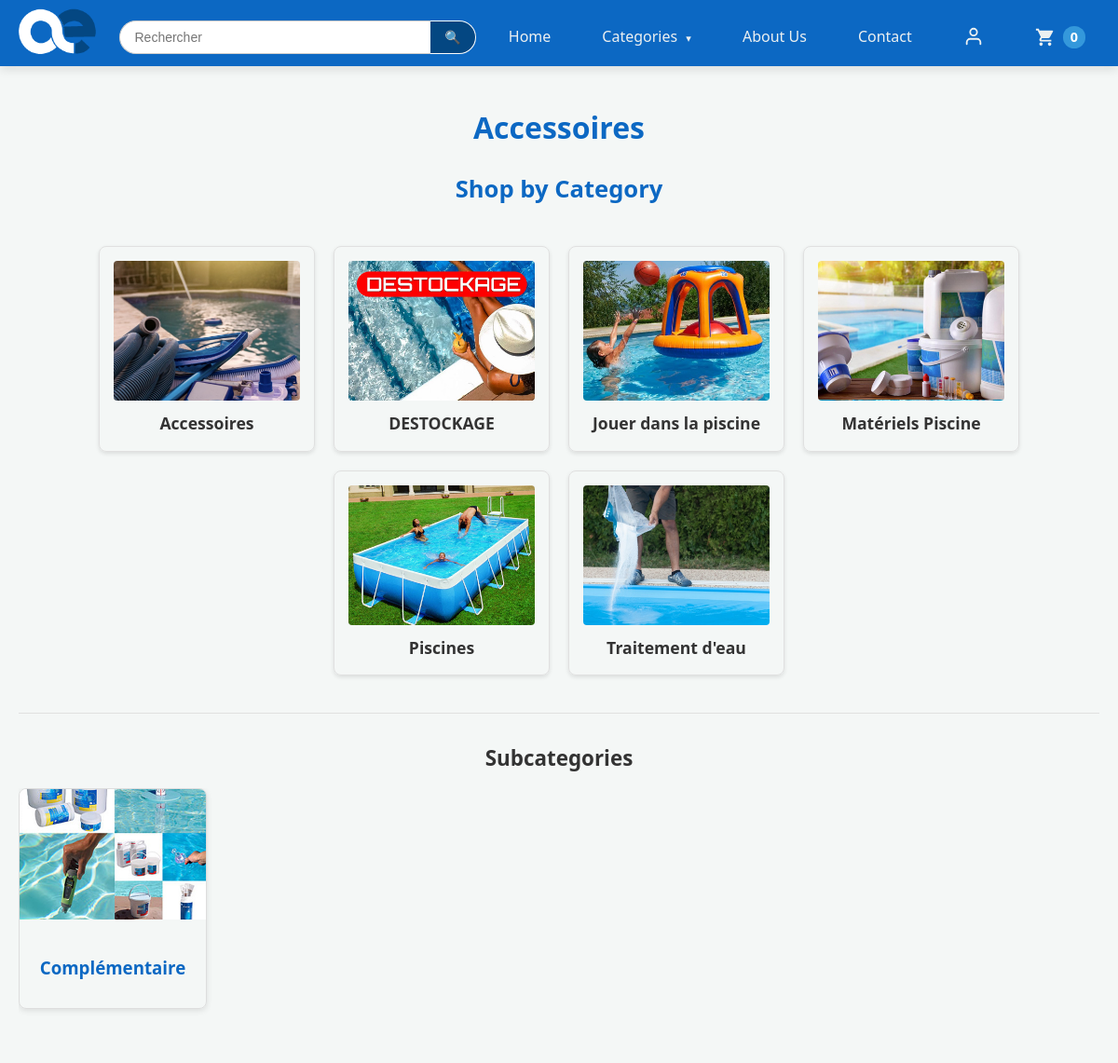
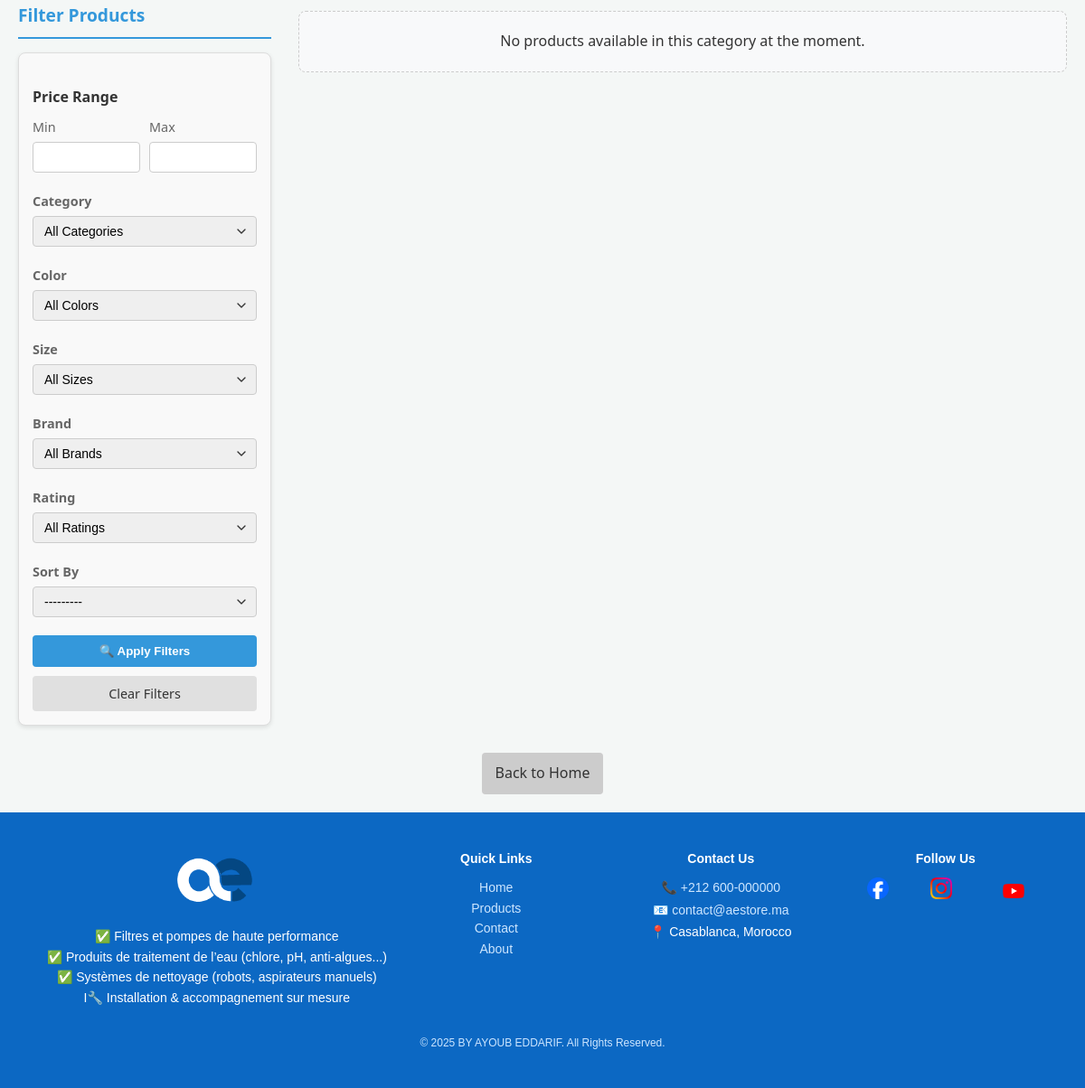
Page /category/accessoires/ on the committed database (2 pictures, top to bottom).
### store/models.py (models this page shows, shortened)
class Category(models.Model):
    name = models.CharField(max_length=100, unique=True)
    slug = models.SlugField(max_length=120, unique=True, blank=True)
    image = models.ImageField(upload_to='categories/', blank=True, null=True, help_text="Optional image for the category.")
    parent = models.ForeignKey('self', on_delete=models.SET_NULL, null=True, blank=True, related_name='children', help_text="Select a parent category to make this a subcategory.")
    description = models.TextField(blank=True, null=True)
    created_at = models.DateTimeField(auto_now_add=True)
    updated_at = models.DateTimeField(auto_now=True)
    class Meta:
        verbose_name = "Category"
        verbose_name_plural = "Categories"
        ordering = ['name']
    def __str__(self):
        return self.name

### store/views.py (the view, shortened to what this page needs)
# urls.py: path('category/<slug:slug>/', views.category_detail, name='category_detail'),
def category_detail(request, slug):
    category = get_object_or_404(Category, slug=slug)
    subcategories = Category.objects.filter(parent=category)
    products = Product.objects.filter(category=category, is_active=True)
    all_categories = Category.objects.all()
    color_choices = []
    product_variations = ProductVariation.objects.filter(product__category=category, is_active=True)
    if product_variations.exists():
        color_choices = list(set([(v.color_name, v.color_name) for v in product_variations if v.color_name]))
    brand_choices = []
    if products.exists():
        brand_choices = list(set([(p.brand, p.brand) for p in products if p.brand]))
    form = ProductFilterForm(
        request.GET or None,
        category_queryset=all_categories,
        color_choices=color_choices,
        brand_choices=brand_choices
    )
    context = {
        'category': category,
        'categories': Category.objects.filter(parent=None),
        'subcategories': subcategories,
        'products': products,
        'form': form,
    }
    return render(request, 'store/category_detail.html', context)

### store/cart.py (called while the page is built)
    def __len__(self):
        return sum(item['quantity'] for item in self.cart.values())

### store/context_processors.py (called while the page is built)
def cart(request):
    return {'cart': Cart(request)}

def categories_processor(request):
    all_categories = Category.objects.all().order_by('name')
    return {'all_categories': all_categories}

### store/templates/store/category_detail.html (shortened to what this page needs)
{% extends "store/base.html" %}
{% load static %}
{% block content %}
<div class="container category-detail-container" style="padding: 20px 0 0 0;">
    <h1 class="page-title">{{ category.name }}</h1>
    {% if categories %}
    <section class="category-section">
        <h2>Shop by Category</h2>
        <div class="category-grid">
            {% for category in categories %}
            <div class="category-card">
                <a href="{% url 'store:category_detail' slug=category.slug %}">
                    {% if category.image %}
                        <img src="{{ category.image.url }}" alt="{{ category.name }}">
                    {% else %}
                        <img src="https://via.placeholder.com/150x150.png?text={{ category.name|urlencode }}" alt="{{ category.name }}">
                    {% endif %}
                    <h3 style="font-size: 1.1em; margin-top: auto; margin-bottom: 0;">{{ category.name }}</h3>
                </a>
            </div>
            {% endfor %}
        </div>
    </section>
    {% endif %}
    {% if subcategories %}
    <section class="subcategories-section" style="margin-bottom: 30px;">
        <h2 style="font-size: 1.4em; margin-bottom: 15px; text-align: center;">Subcategories</h2>
        <div class="subcategories-container" style="display: flex; gap: 20px; overflow-x: auto; padding-bottom: 10px;">
            {% for subcategory in subcategories %}
            <div class="subcategory-card" style="border: 1px solid #ddd; border-radius: 8px; overflow: hidden; text-align: center; box-shadow: 0 2px 6px rgba(0,0,0,0.1); width: 200px; flex-shrink: 0;">
                <a href="{% url 'store:category_detail' slug=subcategory.slug %}" style="text-decoration: none; color: #0c68c3;">
                    {% if subcategory.image %}
                    <img src="{{ subcategory.image.url }}" alt="{{ subcategory.name }}" style="width: 100%; height: 140px; object-fit: cover;">
                    {% else %}
                    <div style="width: 100%; height: 140px; background-color: #e0e0e0; display: flex; align-items: center; justify-content: center; color: #888; font-size: 1em;">
                        No Image
                    </div>
                    {% endif %}
                    <h3 style="padding: 10px 0;">{{ subcategory.name }}</h3>
                </a>
            </div>
            {% endfor %}
        </div>
    </section>
    {% endif %}
<div class="category-content" style="display: flex; gap: 30px; margin-bottom: 30px;">
    <div class="filter-sidebar desktop-filter" style="width: 280px; flex-shrink: 0;">
        {% if form %}
        <div class="product-filter" style="position: sticky; top: 20px; margin-top: 20px;">
            <h3 style="margin-bottom: 15px; color: #3498db; font-size: 1.2em; border-bottom: 2px solid #3498db; padding-bottom: 8px;">Filter Products</h3>
            <form method="get" style="background: #f9f9f9; padding: 15px; border-radius: 8px; border: 1px solid #ddd; box-shadow: 0 2px 5px rgba(0,0,0,0.1);">
                <div class="filter-group" style="margin-bottom: 20px;">
                    <h4 style="margin-bottom: 8px; color: #333; font-size: 1em;">Price Range</h4>
                    <div style="display: flex; gap: 10px;">
                        <div style="flex: 1;">
                            <label for="{{ form.min_price.id_for_label }}" style="display: block; margin-bottom: 5px; font-size: 0.9em; color: #666;">Min</label>
                            {{ form.min_price }}
                        </div>
                        <div style="flex: 1;">
                            <label for="{{ form.max_price.id_for_label }}" style="display: block; margin-bottom: 5px; font-size: 0.9em; color: #666;">Max</label>
                            {{ form.max_price }}
                        </div>
                    </div>
                </div>
                <div class="filter-group" style="margin-bottom: 20px;">
                    <label for="{{ form.category.id_for_label }}" style="display: block; margin-bottom: 5px; font-size: 0.9em; color: #666; font-weight: 600;">Category</label>
                    {{ form.category }}
                </div>
                <div class="filter-group" style="margin-bottom: 20px;">
                    <label for="{{ form.color.id_for_label }}" style="display: block; margin-bottom: 5px; font-size: 0.9em; color: #666; font-weight: 600;">Color</label>
                    {{ form.color }}
                </div>
                <div class="filter-group" style="margin-bottom: 20px;">
                    <label for="{{ form.size.id_for_label }}" style="display: block; margin-bottom: 5px; font-size: 0.9em; color: #666; font-weight: 600;">Size</label>
                    {{ form.size }}
                </div>
                <div class="filter-group" style="margin-bottom: 20px;">
                    <label for="{{ form.brand.id_for_label }}" style="display: block; margin-bottom: 5px; font-size: 0.9em; color: #666; font-weight: 600;">Brand</label>
                    {{ form.brand }}
                </div>
                <div class="filter-group" style="margin-bottom: 20px;">
                    <label for="{{ form.rating.id_for_label }}" style="display: block; margin-bottom: 5px; font-size: 0.9em; color: #666; font-weight: 600;">Rating</label>
                    {{ form.rating }}
                </div>
                <div class="filter-group" style="margin-bottom: 20px;">
                    <label for="{{ form.order_by.id_for_label }}" style="display: block; margin-bottom: 5px; font-size: 0.9em; color: #666; font-weight: 600;">Sort By</label>
                    {{ form.order_by }}
                </div>
                <div style="display: flex; flex-direction: column; gap: 10px; margin-top: 20px;">
                    <button type="submit" style="padding: 10px; background-color: #3498db; color: white; border: none; border-radius: 4px; cursor: pointer; font-weight: bold;">
                        🔍 Apply Filters
                    </button>
                    <a href="{% url 'store:category_detail' slug=category.slug %}" style="padding: 8px; background-color: #e0e0e0; color: #333; border: none; border-radius: 4px; text-decoration: none; font-size: 0.9em; text-align: center;">
                        Clear Filters
                    </a>
                </div>
            </form>
        </div>
    </div>
    {% endif %}
    <div class="products-container" style="flex: 1;">
            {% if products %}
            <div class="product-grid" style="display: grid; grid-template-columns: repeat(auto-fill, minmax(220px, 1fr)); gap: 20px;">
                {% for product in products %}
                <div class="product-card" style="background-color: #fff; border: 1px solid #e0e0e0; border-radius: 8px; padding: 15px; text-align: center; box-shadow: 0 4px 8px rgba(0, 0, 0, 0.05); display: flex; flex-direction: column; justify-content: space-between;">
                    <a href="{% url 'store:product_detail' product_slug=product.slug %}" style="text-decoration: none; color: inherit;">
                        {% if product.image %}
                        <img src="{{ product.image.url }}" alt="{{ product.name }}" style="max-width: 100%; height: 180px; object-fit: cover; margin-bottom: 15px; border-radius: 4px;">
                        {% else %}
                        <img src="https://via.placeholder.com/250x200.png?text=No+Image" alt="No image available" style="max-width: 100%; height: 180px; object-fit: cover; margin-bottom: 15px; border-radius: 4px;">
                        {% endif %}
                    </a>
                    <div>
                        <h2 style="font-size: 1.1em; color: #3498db; margin-bottom: 8px; min-height: 2.4em;">
                            <a href="{% url 'store:product_detail' product_slug=product.slug %}" style="text-decoration: none; color: #3498db;">{{ product.name }}</a>
                        </h2>
                        <p style="font-size: 0.9em; color: #333; line-height: 1.5; margin-bottom: 12px;">
                            {{ product.description|truncatewords:15 }}
                        </p>
                        <div class="price-container" style="margin-top: 10px;">
                            {% if product.old_price and product.old_price > product.price %}
                                <p class="price" style="font-size: 1.1em; font-weight: bold; color: #27ae60; margin-bottom: 5px;">
                                    {{ product.price }} DH
                                    <span style="text-decoration: line-through; color: #999; font-size: 0.8em; margin-left: 5px;">{{ product.old_price }} DH</span>
                                    <span style="background-color: #e74c3c; color: white; font-size: 0.6em; padding: 2px 4px; border-radius: 3px; margin-left: 5px; vertical-align: middle;">
                                        -{{ product.discount_percentage }}%
                                    </span>
                                </p>
                            {% else %}
                                <p class="price" style="font-size: 1.1em; font-weight: bold; color: #27ae60;">{{ product.price }} DH</p>
                            {% endif %}
                        </div>
                        <form action="{% url 'store:cart_add' product.id %}" method="post" style="margin-top: auto;">
                            {% csrf_token %}
                            <button type="submit" style="background-color: #3498db; color: white; border: none; padding: 8px 15px; border-radius: 4px; cursor: pointer; font-size: 0.9em;">
                                Add to Cart
                            </button>
                        </form>
                    </div>
                </div>
                {% endfor %}
            </div>
            {% else %}
            <p style="text-align: center; margin: 30px 0; padding: 20px; background-color: #f8f9fa; border-radius: 8px; border: 1px dashed #ccc;">
                No products available in this category at the moment.
            </p>
            {% endif %}
        </div>
    </div>
    <div style="margin-top: 30px; text-align: center;">
        <a href="{% url 'store:home' %}" style="display: inline-block; padding: 10px 15px; background-color: #ccc; color: #333; text-decoration: none; border-radius: 4px;">
            Back to Home
        </a>
    </div>
</div>
{% endblock %}

### store/templates/store/base.html (style rules this page uses)
:root { --primary-bg: #f4f7f6; --text-color: #333; --header-bg: #0c68c3; --header-text: #ecf0f1; --nav-hover: #3498db; --nav-dropdown-bg: #004d9b; --nav-dropdown-text: #ecf0f1; --nav-dropdown-hover-bg: #4a627a; --footer-bg: #0c68c3; --footer-text: #bdc3c7; --card-bg: #ffffff; --card-border: #e0e0e0; --price-color: #27ae60; --product-title-color: #3498db; --slider-arrow-bg: rgba(0, 0, 0, 0.3); --slider-arrow-color: white; --slider-dot-color: #bbb; --slider-dot-active-color: #717171; --category-link-color: #2980b9; --category-link-hover-color: #1abc9c; --category-bg: #ffffff; --category-border: #ddd; --category-text-color: #333; --category-hover-bg: #e9ecef; --logo-carousel-bg: #f8f9fa; }
input[type="text"], input[type="email"], input[type="password"], input[type="number"], select, textarea { width: 100%; padding: 8px 12px; border: 1px solid #ccc; border-radius: 4px; box-sizing: border-box; font-size: 14px; transition: border-color 0.2s ease; }
select { appearance: none; background-repeat: no-repeat; background-position: right 8px center; background-size: 16px; padding-right: 30px; }
.filter-group label { display: block; margin-bottom: 5px; font-weight: 500; color: #555; }
.filter-group input[type="number"] { text-align: center; }
body { font-family: 'Segoe UI', Tahoma, Geneva, Verdana, sans-serif; margin: 0; background-color: var(--primary-bg); color: var(--text-color); display: flex; flex-direction: column; min-height: 100vh; line-height: 1.6; overflow-x: hidden; }
h1.page-title { color: var(--header-bg); text-align: center; margin-top: 0; margin-bottom: 20px; font-size: 2em; }
.category-section { margin-bottom: 30px; padding-bottom: 20px; border-bottom: 1px solid var(--card-border); }
.category-section h2 { text-align: center; font-size: 1.6em; color: var(--header-bg); margin-bottom: 20px; }
.category-grid { display: flex; flex-wrap: wrap; gap: 20px; justify-content: center; padding: 20px 0; }
.category-card { border: 1px solid #e0e0e0; border-radius: 8px; text-align: center; width: 200px; padding: 15px; box-shadow: 0 2px 4px rgba(0,0,0,0.1); display: flex; flex-direction: column; }
.category-card a { text-decoration: none; color: inherit; display: flex; flex-direction: column; flex-grow: 1; }
.category-card img { width: 100%; height: 150px; object-fit: cover; border-radius: 4px; margin-bottom: 10px; }
.category-card h3 { font-size: 1.1em; margin-top: auto; margin-bottom: 0; }

### rows in the picture
Category: name "Accessoires", image (picture)
Category: image (picture), name "DESTOCKAGE"
Category: image (picture), name "Jouer dans la piscine"
Category: image (picture), name "Matériels Piscine"
Category: image (picture), name "Piscines"
Category: image (picture), name "Traitement d'eau"
Category: image (picture), name "Complémentaire"
